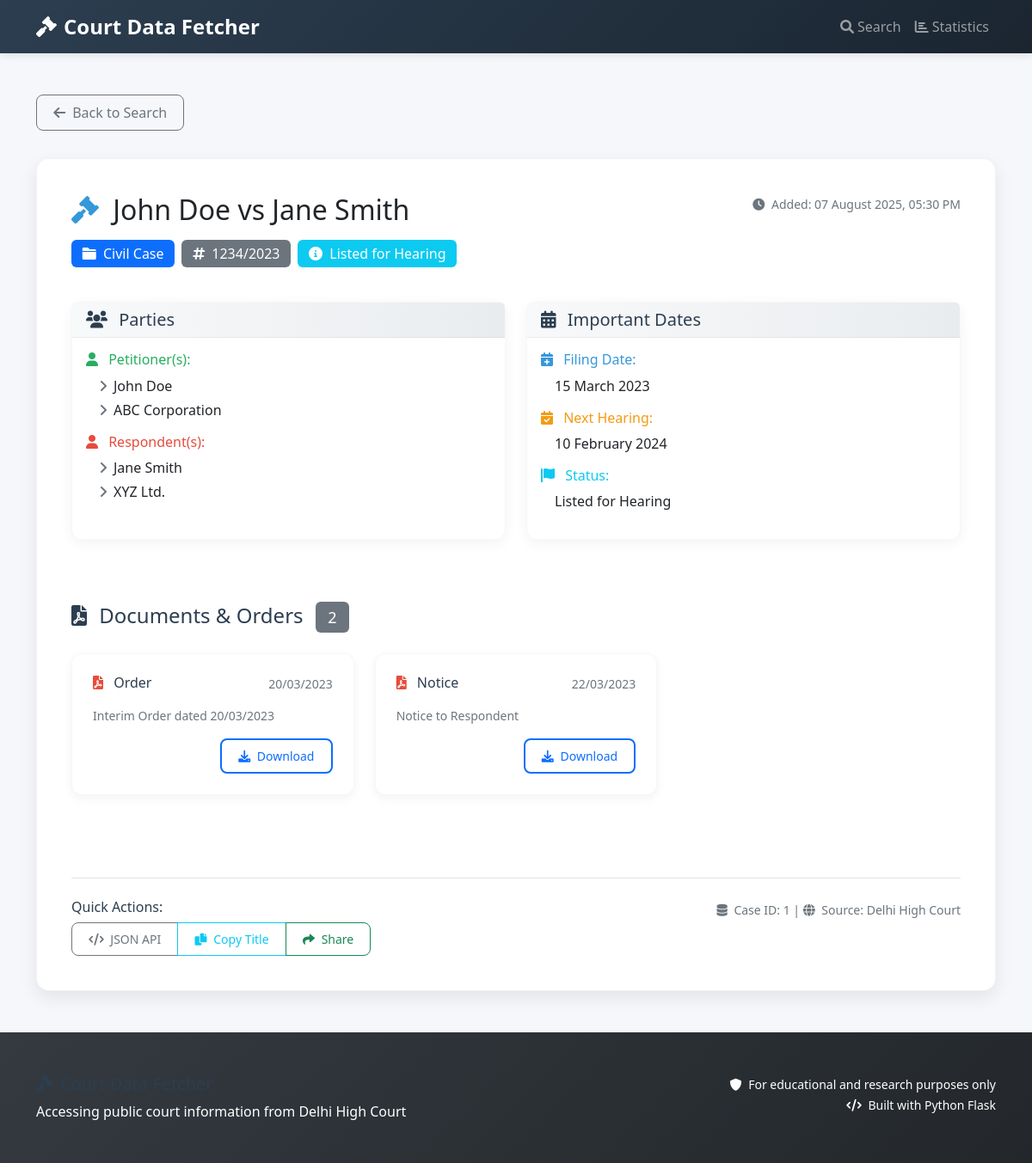
The app's page /case/1 with its own data.
### models.py (models this page shows, shortened)
class Case(db.Model):
    __tablename__ = 'cases'
    id = db.Column(db.Integer, primary_key=True)
    case_type = db.Column(db.String(50), nullable=False)
    case_number = db.Column(db.String(100), nullable=False)
    filing_year = db.Column(db.Integer, nullable=False)
    parties = db.Column(db.Text)
    filing_date = db.Column(db.Date)
    next_hearing_date = db.Column(db.Date)
    status = db.Column(db.String(100))
    raw_data = db.Column(db.Text)
    created_at = db.Column(db.DateTime, default=datetime.utcnow)
    updated_at = db.Column(db.DateTime, default=datetime.utcnow, onupdate=datetime.utcnow)
    documents = db.relationship('Document', backref='case', lazy=True, cascade='all, delete-orphan')
    @property
    def parties_dict(self):
        if self.parties:
            try:
                return json.loads(self.parties)
            except json.JSONDecodeError:
                return {}
        return {}
    @property
    def case_title(self):
        parties = self.parties_dict
        if parties:
            petitioner = parties.get('petitioner', ['Unknown'])
            respondent = parties.get('respondent', ['Unknown'])
            if isinstance(petitioner, list) and petitioner:
                petitioner = petitioner[0]
            if isinstance(respondent, list) and respondent:
                respondent = respondent[0]
            return f"{petitioner} vs {respondent}"
        return f"Case {self.case_number}/{self.filing_year}"

class Document(db.Model):
    __tablename__ = 'documents'
    id = db.Column(db.Integer, primary_key=True)
    case_id = db.Column(db.Integer, db.ForeignKey('cases.id'), nullable=False)
    document_type = db.Column(db.String(100), nullable=False)
    document_date = db.Column(db.Date)
    description = db.Column(db.Text)
    pdf_url = db.Column(db.Text)
    local_path = db.Column(db.String(500))
    file_size = db.Column(db.Integer)
    checksum = db.Column(db.String(64))
    download_count = db.Column(db.Integer, default=0)
    created_at = db.Column(db.DateTime, default=datetime.utcnow)

### app.py (the view)
@app.route('/case/<int:case_id>')
def view_case(case_id):
    case = Case.query.get_or_404(case_id)
    return render_template('case_details.html', case=case)

### templates/case_details.html (shortened to what this page needs)
{% extends "base.html" %}
{% block content %}
<div class="row">
    <div class="col-md-12">
        <div class="mb-4">
            <a href="{{ url_for('index') }}" class="btn btn-outline-secondary">
                <i class="fas fa-arrow-left me-2"></i>Back to Search
            </a>
        </div>
        <div class="case-details animate__animated animate__fadeIn">
            <div class="d-flex justify-content-between align-items-start mb-4">
                <div>
                    <h1 class="h2 mb-3">
                        <i class="fas fa-gavel me-2 text-primary"></i>
                        {{ case.case_title }}
                    </h1>
                    <div class="d-flex flex-wrap gap-2 mb-3">
                        <span class="badge bg-primary fs-6">
                            <i class="fas fa-folder me-1"></i>
                            {{ case.case_type.title() }} Case
                        </span>
                        <span class="badge bg-secondary fs-6">
                            <i class="fas fa-hashtag me-1"></i>
                            {{ case.case_number }}/{{ case.filing_year }}
                        </span>
                        {% if case.status %}
                        <span class="badge bg-info fs-6">
                            <i class="fas fa-info-circle me-1"></i>
                            {{ case.status }}
                        </span>
                        {% endif %}
                    </div>
                </div>
                <div class="text-end">
                    <small class="text-muted">
                        <i class="fas fa-clock me-1"></i>
                        Added: {{ case.created_at.strftime('%d %B %Y, %I:%M %p') }}
                    </small>
                </div>
            </div>
            <div class="row">
                <div class="col-md-6 mb-4">
                    <div class="card h-100">
                        <div class="card-header bg-light">
                            <h5 class="mb-0">
                                <i class="fas fa-users me-2"></i>
                                Parties
                            </h5>
                        </div>
                        <div class="card-body">
                            {% set parties = case.parties_dict %}
                            {% if parties %}
                                {% if parties.get('petitioner') %}
                                <div class="mb-3">
                                    <h6 class="text-success">
                                        <i class="fas fa-user me-2"></i>
                                        Petitioner(s):
                                    </h6>
                                    <ul class="list-unstyled ms-3">
                                        {% for petitioner in parties.petitioner %}
                                        <li class="mb-1"><i class="fas fa-angle-right me-2 text-muted"></i>{{ petitioner }}</li>
                                        {% endfor %}
                                    </ul>
                                </div>
                                {% endif %}
                                {% if parties.get('respondent') %}
                                <div class="mb-3">
                                    <h6 class="text-danger">
                                        <i class="fas fa-user me-2"></i>
                                        Respondent(s):
                                    </h6>
                                    <ul class="list-unstyled ms-3">
                                        {% for respondent in parties.respondent %}
                                        <li class="mb-1"><i class="fas fa-angle-right me-2 text-muted"></i>{{ respondent }}</li>
                                        {% endfor %}
                                    </ul>
                                </div>
                                {% endif %}
                            {% else %}
                                <p class="text-muted">
                                    <i class="fas fa-exclamation-triangle me-2"></i>
                                    Party information not available
                                </p>
                            {% endif %}
                        </div>
                    </div>
                </div>
                <div class="col-md-6 mb-4">
                    <div class="card h-100">
                        <div class="card-header bg-light">
                            <h5 class="mb-0">
                                <i class="fas fa-calendar-alt me-2"></i>
                                Important Dates
                            </h5>
                        </div>
                        <div class="card-body">
                            {% if case.filing_date %}
                            <div class="mb-3">
                                <h6 class="text-primary">
                                    <i class="fas fa-calendar-plus me-2"></i>
                                    Filing Date:
                                </h6>
                                <p class="ms-3 mb-0">{{ case.filing_date.strftime('%d %B %Y') }}</p>
                            </div>
                            {% endif %}
                            {% if case.next_hearing_date %}
                            <div class="mb-3">
                                <h6 class="text-warning">
                                    <i class="fas fa-calendar-check me-2"></i>
                                    Next Hearing:
                                </h6>
                                <p class="ms-3 mb-0">{{ case.next_hearing_date.strftime('%d %B %Y') }}</p>
                                {% set days_until = (case.next_hearing_date - case.created_at.date()).days %}
                            </div>
                            {% endif %}
                            {% if case.status %}
                            <div class="mb-3">
                                <h6 class="text-info">
                                    <i class="fas fa-flag me-2"></i>
                                    Status:
                                </h6>
                                <p class="ms-3 mb-0">{{ case.status }}</p>
                            </div>
                            {% endif %}
                        </div>
                    </div>
                </div>
            </div>
            <div class="mt-5">
                <h4 class="mb-4">
                    <i class="fas fa-file-pdf me-2"></i>
                    Documents & Orders
                    <span class="badge bg-secondary ms-2">{{ case.documents|length }}</span>
                </h4>
                {% if case.documents %}
                <div class="row">
                    {% for document in case.documents %}
                    <div class="col-md-6 col-lg-4 mb-4">
                        <div class="document-card">
                            <div class="d-flex justify-content-between align-items-start mb-3">
                                <h6 class="mb-0">
                                    <i class="fas fa-file-pdf text-danger me-2"></i>
                                    {{ document.document_type }}
                                </h6>
                                {% if document.document_date %}
                                <small class="text-muted">
                                    {{ document.document_date.strftime('%d/%m/%Y') }}
                                </small>
                                {% endif %}
                            </div>
                            {% if document.description %}
                            <p class="text-muted small mb-3">{{ document.description }}</p>
                            {% endif %}
                            <div class="d-flex justify-content-between align-items-center">
                                <div>
                                    <a href="{{ url_for('download_document', document_id=document.id) }}"
                                       class="btn btn-sm btn-outline-primary download-btn"
                                       target="_blank">
                                        <i class="fas fa-download me-1"></i>
                                        Download
                                    </a>
                                </div>
                            </div>
                        </div>
                    </div>
                    {% endfor %}
                </div>
                {% else %}
                <div class="alert alert-info">
                    <i class="fas fa-info-circle me-2"></i>
                    No documents are currently available for this case. Documents may be added as they become available from the court.
                </div>
                {% endif %}
            </div>
            <div class="mt-5 pt-4 border-top">
                <div class="row">
                    <div class="col-md-6">
                        <h6>Quick Actions:</h6>
                        <div class="btn-group" role="group">
                            <a href="{{ url_for('api_case', case_number=case.case_number) }}"
                               class="btn btn-outline-secondary btn-sm" target="_blank">
                                <i class="fas fa-code me-1"></i>
                                JSON API
                            </a>
                            <button class="btn btn-outline-info btn-sm" onclick="copyToClipboard('{{ case.case_title }}')">
                                <i class="fas fa-copy me-1"></i>
                                Copy Title
                            </button>
                            <button class="btn btn-outline-success btn-sm" onclick="shareCase()">
                                <i class="fas fa-share me-1"></i>
                                Share
                            </button>
                        </div>
                    </div>
                    <div class="col-md-6 text-end">
                        <small class="text-muted">
                            <i class="fas fa-database me-1"></i>
                            Case ID: {{ case.id }} |
                            <i class="fas fa-globe me-1"></i>
                            Source: Delhi High Court
                        </small>
                    </div>
                </div>
            </div>
        </div>
    </div>
</div>
{% endblock %}

### templates/base.html (shortened to what this page needs)
<!DOCTYPE html>
<html lang="en">
<head>
    <link href="https://cdn.jsdelivr.net/npm/bootstrap@5.3.0/dist/css/bootstrap.min.css" rel="stylesheet">
    <link href="https://cdnjs.cloudflare.com/ajax/libs/font-awesome/6.0.0/css/all.min.css" rel="stylesheet">
</head>
<body>
    <nav class="navbar navbar-expand-lg navbar-dark">
        <div class="container">
            <a class="navbar-brand" href="{{ url_for('index') }}">
                <i class="fas fa-gavel me-2"></i>
                Court Data Fetcher
            </a>
            <div class="collapse navbar-collapse" id="navbarNav">
                <ul class="navbar-nav ms-auto">
                    <li class="nav-item">
                        <a class="nav-link" href="{{ url_for('index') }}">
                            <i class="fas fa-search me-1"></i>Search
                        </a>
                    </li>
                    <li class="nav-item">
                        <a class="nav-link" href="{{ url_for('stats') }}">
                            <i class="fas fa-chart-bar me-1"></i>Statistics
                        </a>
                    </li>
                </ul>
            </div>
        </div>
    </nav>
    <main class="container my-5 flex-grow-1">
        {% block content %}{% endblock %}
    </main>
    <footer class="footer">
        <div class="container">
            <div class="row">
                <div class="col-md-6">
                    <h5><i class="fas fa-gavel me-2"></i>Court Data Fetcher</h5>
                    <p class="mb-0">Accessing public court information from Delhi High Court</p>
                </div>
                <div class="col-md-6 text-end">
                    <p class="mb-0">
                        <small>
                            <i class="fas fa-shield-alt me-1"></i>
                            For educational and research purposes only
                        </small>
                    </p>
                    <p class="mb-0">
                        <small>
                            <i class="fas fa-code me-1"></i>
                            Built with Python Flask
                        </small>
                    </p>
                </div>
            </div>
        </div>
    </footer>
</body>
</html>

### records on screen
Case: case_title "John Doe vs Jane Smith", case_type "Civil", case_number "1234", filing_year "2023", status "Listed for Hearing", created_at "07 August 2025, 05:30 PM", filing_date "15 March 2023", next_hearing_date "10 February 2024", id "1"
Document: document_type "Order", document_date "20/03/2023", description "Interim Order dated 20/03/2023"
Document: document_type "Notice", document_date "22/03/2023", description "Notice to Respondent"

### other values on screen
{{ petitioner }} "John Doe" "ABC Corporation"
{{ respondent }} "Jane Smith" "XYZ Ltd."
{{ case.documents|length }} "2"
